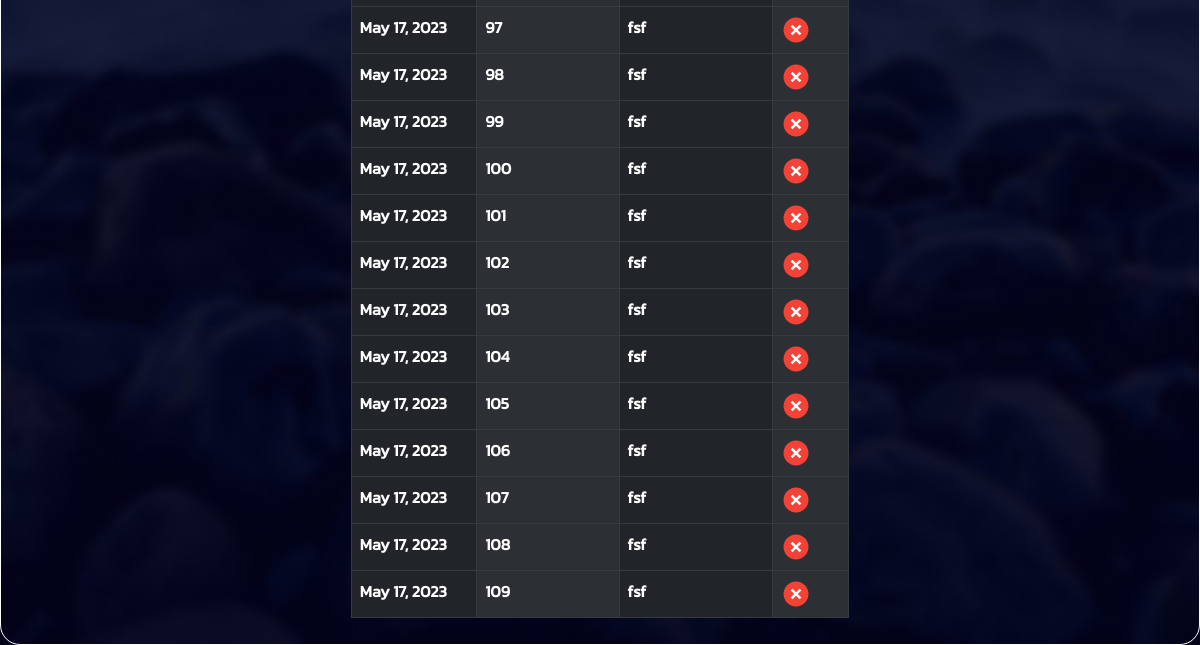
The app's page /compras/ordencompra/getorden/ (signed in, lower part), older data.
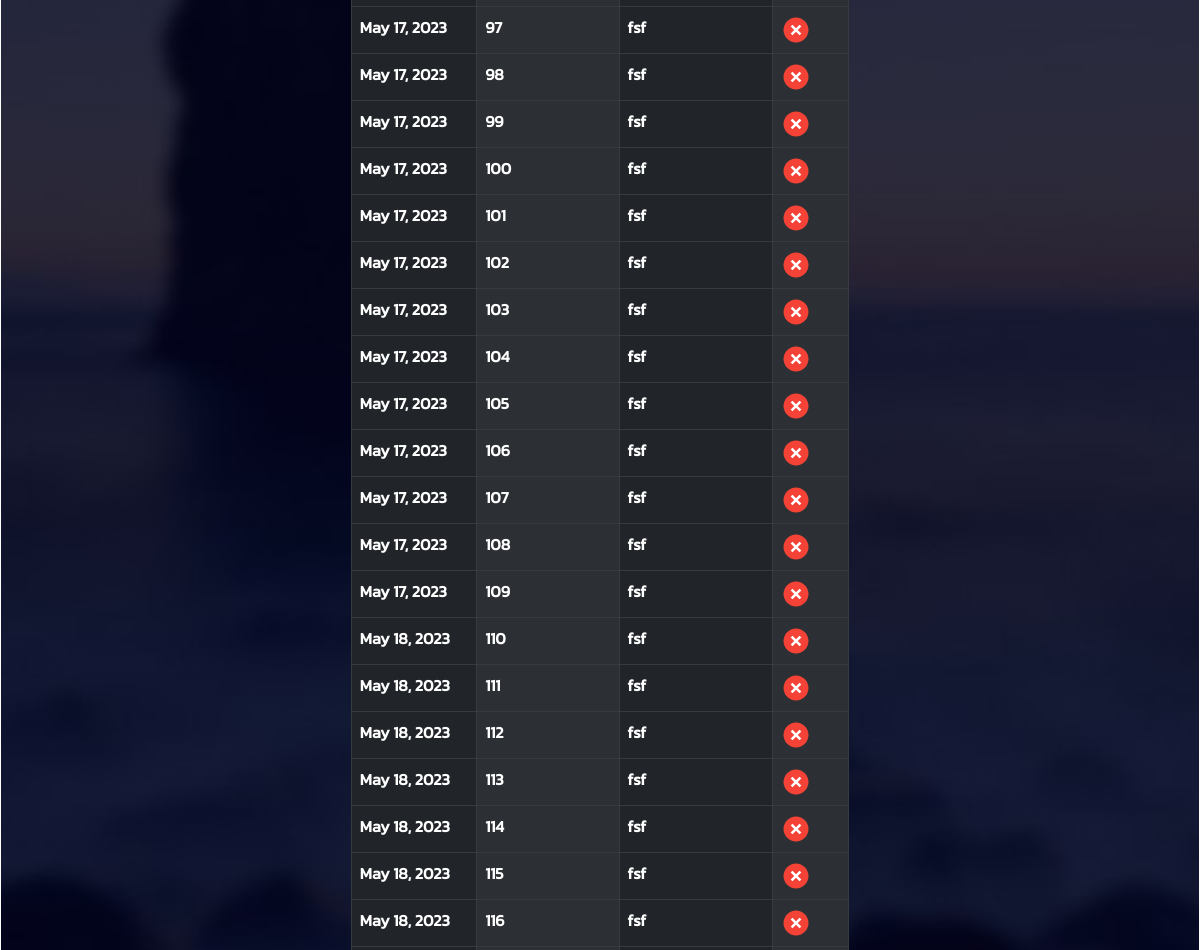
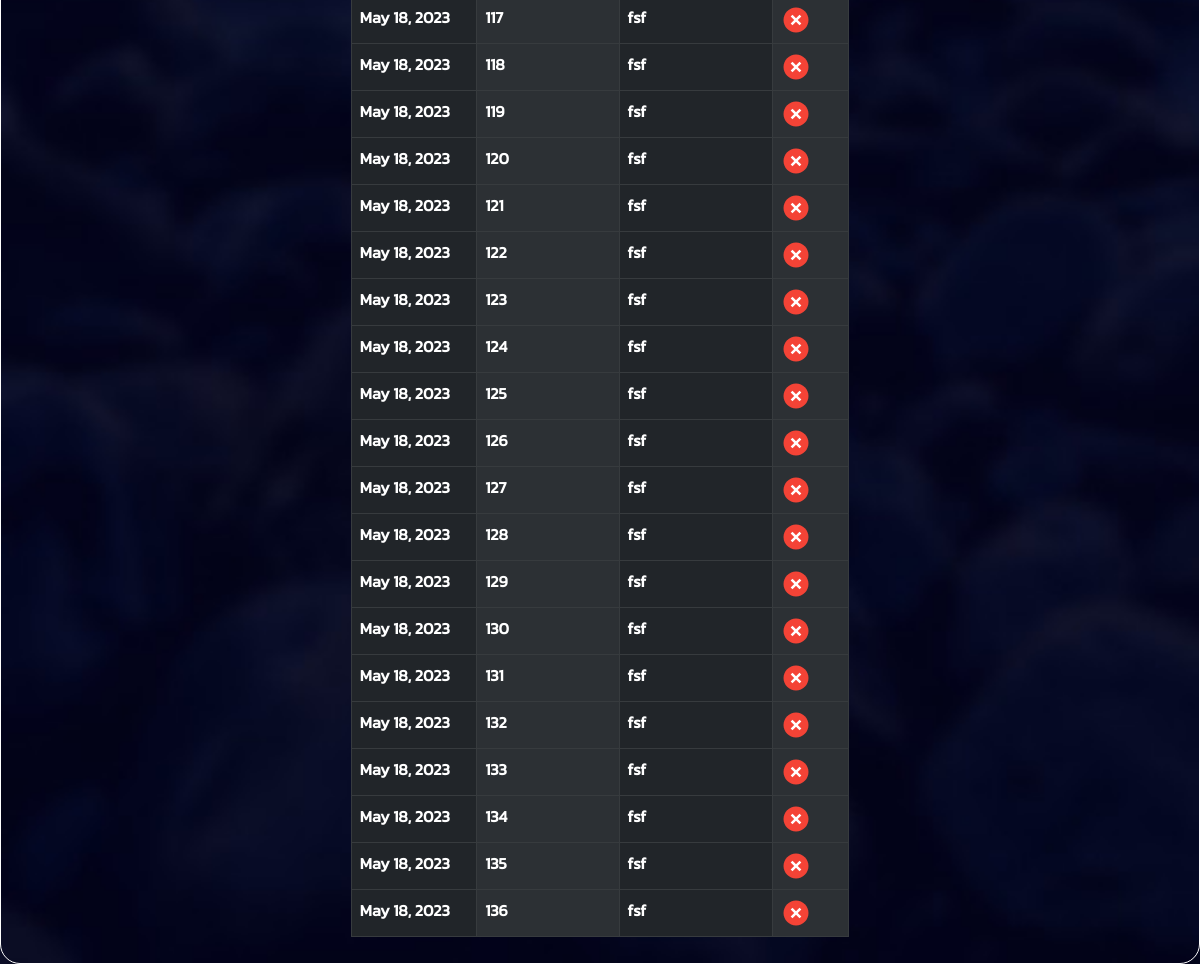
The same page, newer data (2 pictures, top to bottom).
### compras/models.py (models this page shows, shortened)
class OrdenDeCompra(models.Model):
    numero_orden= models.BigAutoField(primary_key=True)
    fecha_orden = models.DateField( default=timezone.now)
    proveedor = models.ForeignKey(Proveedor, on_delete=models.CASCADE, to_field="id")
    archivo = models.FileField(null=True, upload_to='documents/ordenescompra')
    monto = models.BigIntegerField()

class Proveedor(models.Model):
    id = models.AutoField(primary_key=True)
    nombre = models.CharField(max_length=50)
    direccion = models.TextField(default="Sin dirección")
    numero_telefono = models.IntegerField(default=000000000000)

### compras/views.py (the view)
# urls.py: path("ordencompra/getorden/", views.historico_ordenes_compra, name="get_orden"),
@login_required
def historico_ordenes_compra(request):
    orden = OrdenDeCompra.objects.all()
    return render(request, "historico_ordenes_compra.html", {"ordenes": orden})

### compras/templates/historico_ordenes_compra.html (shortened to what this page needs)
{% extends 'base_sesion2.html' %}
{% load static %}
{% block content %}
<link rel="stylesheet" href="{% static 'css/items.css' %}">
<link rel="stylesheet" href="{% static 'css/bootstrap.min.css' %}">
<link rel="stylesheet" href="{% static 'css/dataTables.bootstrap5.min.css' %}">
    <div class="tablaFacturas">
        <br>
        <br>
        <div class="table-responsive-sm ">
            <table class="table  table-dark table-striped-columns table-bordered" id="tabla-prod">
                <tbody>
                    {% for orden in ordenes %}
                    <tr>
                        <th><a href="{% url 'get_orden_document' orden.numero_orden %}">{{orden.fecha_orden}}</a></th>
                        <th><a href="{% url 'get_orden_document' orden.numero_orden %}">{{orden.numero_orden}}</a></th>
                        <th><a href="{% url 'get_orden_document' orden.numero_orden %}">{{orden.proveedor.nombre}}</a></th>
                        <th><a href="{% url 'delete_orden' orden.numero_orden %}"> <img src="{% static 'img/eliminar.svg'%}"></a></th>
                    </tr>
                    {% endfor %}
                </tbody>
            </table>
        </div>
    </div>
{% endblock %}

Row changes from the older to the newer data that the page shows:
added OrdenDeCompra: fecha_orden "May 18, 2023", numero_orden "110", proveedor.nombre "fsf"
added OrdenDeCompra: fecha_orden "May 18, 2023", numero_orden "111", proveedor.nombre "fsf"
added OrdenDeCompra: fecha_orden "May 18, 2023", numero_orden "112", proveedor.nombre "fsf"
added OrdenDeCompra: fecha_orden "May 18, 2023", numero_orden "113", proveedor.nombre "fsf"
added OrdenDeCompra: fecha_orden "May 18, 2023", numero_orden "114", proveedor.nombre "fsf"
added OrdenDeCompra: fecha_orden "May 18, 2023", numero_orden "115", proveedor.nombre "fsf"
added OrdenDeCompra: fecha_orden "May 18, 2023", numero_orden "116", proveedor.nombre "fsf"
added OrdenDeCompra: fecha_orden "May 18, 2023", numero_orden "117", proveedor.nombre "fsf"
added OrdenDeCompra: fecha_orden "May 18, 2023", numero_orden "118", proveedor.nombre "fsf"
added OrdenDeCompra: fecha_orden "May 18, 2023", numero_orden "119", proveedor.nombre "fsf"
added OrdenDeCompra: fecha_orden "May 18, 2023", numero_orden "120", proveedor.nombre "fsf"
added OrdenDeCompra: fecha_orden "May 18, 2023", numero_orden "121", proveedor.nombre "fsf"
added OrdenDeCompra: fecha_orden "May 18, 2023", numero_orden "122", proveedor.nombre "fsf"
added OrdenDeCompra: fecha_orden "May 18, 2023", numero_orden "123", proveedor.nombre "fsf"
added OrdenDeCompra: fecha_orden "May 18, 2023", numero_orden "124", proveedor.nombre "fsf"
added OrdenDeCompra: fecha_orden "May 18, 2023", numero_orden "125", proveedor.nombre "fsf"
added OrdenDeCompra: fecha_orden "May 18, 2023", numero_orden "126", proveedor.nombre "fsf"
added OrdenDeCompra: fecha_orden "May 18, 2023", numero_orden "127", proveedor.nombre "fsf"
added OrdenDeCompra: fecha_orden "May 18, 2023", numero_orden "128", proveedor.nombre "fsf"
added OrdenDeCompra: fecha_orden "May 18, 2023", numero_orden "129", proveedor.nombre "fsf"
added OrdenDeCompra: fecha_orden "May 18, 2023", numero_orden "130", proveedor.nombre "fsf"
added OrdenDeCompra: fecha_orden "May 18, 2023", numero_orden "131", proveedor.nombre "fsf"
added OrdenDeCompra: fecha_orden "May 18, 2023", numero_orden "132", proveedor.nombre "fsf"
added OrdenDeCompra: fecha_orden "May 18, 2023", numero_orden "133", proveedor.nombre "fsf"
added OrdenDeCompra: fecha_orden "May 18, 2023", numero_orden "134", proveedor.nombre "fsf"
added OrdenDeCompra: fecha_orden "May 18, 2023", numero_orden "135", proveedor.nombre "fsf"
added OrdenDeCompra: fecha_orden "May 18, 2023", numero_orden "136", proveedor.nombre "fsf"
